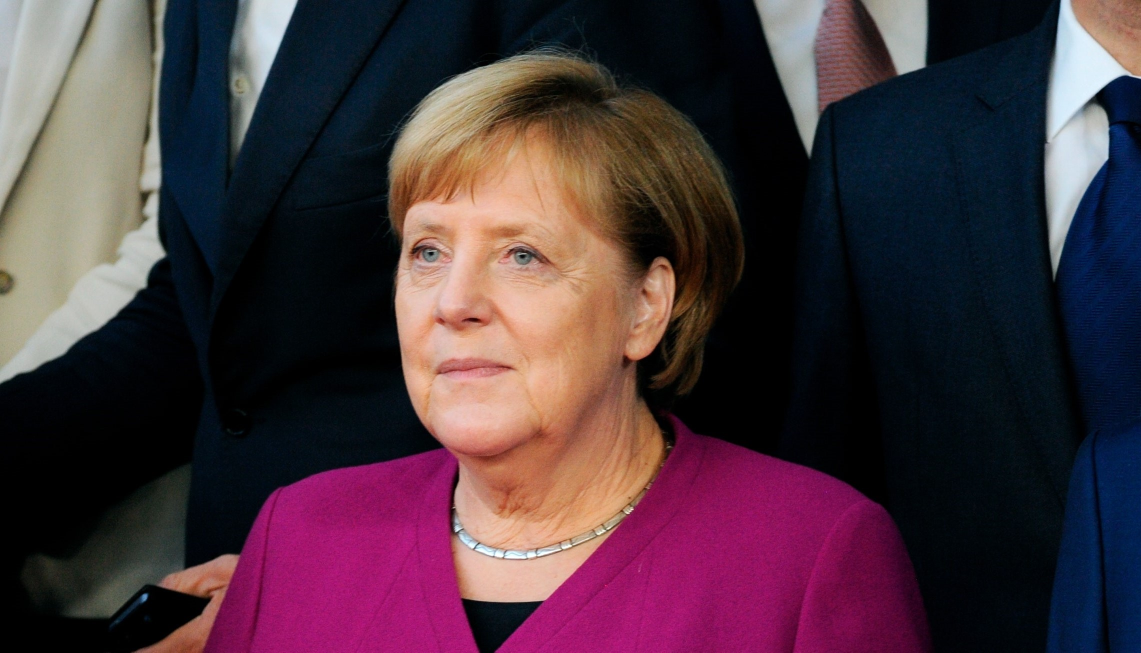
#> input picture DoAn2/face-recognition/Images/angelamerkel_4.jpg, 2282 x 1305 px (shown at 1/2 size)
$ python Checkdimen.py
#> lines starting #> are read from the running program, lines starting #| are printed output that depends on the picture
import cv2

# read image
img = cv2.imread('./Images/angelamerkel_4.jpg', cv2.IMREAD_UNCHANGED)
#> img is the input picture: shape (1305, 2282, 3); mean B, G, R 60.8, 51.3, 72.4

# get dimensions of image
dimensions = img.shape
#> dimensions = (1305, 2282, 3)

print('Image Dimension    : ',dimensions)
#| Image Dimension    :  (1305, 2282, 3)
resized = img
if int(img.shape[1]) > 450 :
    scale_percent = (450*100)/img.shape[1]
#> scale_percent = 19.72
    width = int(img.shape[1] * scale_percent / 100)
#> width = 450
    height = int(img.shape[0] * scale_percent / 100)
#> height = 257
    dim = (width, height)
#> dim = (450, 257)
    # resize image
    resized = cv2.resize(img, dim, interpolation = cv2.INTER_AREA)
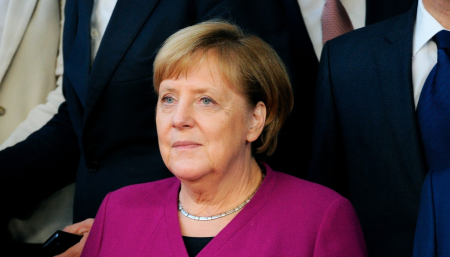
#> resized: shape (257, 450, 3); mean B, G, R 60.8, 51.3, 72.4

print('Resized Dimensions : ',resized.shape)
#| Resized Dimensions :  (257, 450, 3)

# get dimensions of image
dimensions = resized.shape
#> dimensions = (257, 450, 3)

print('Image Dimension    : ',dimensions)
#| Image Dimension    :  (257, 450, 3)

cv2.imshow("Resized image", resized)
cv2.waitKey(0)
#> (the run stopped early here; a loop or call above may not have finished)
